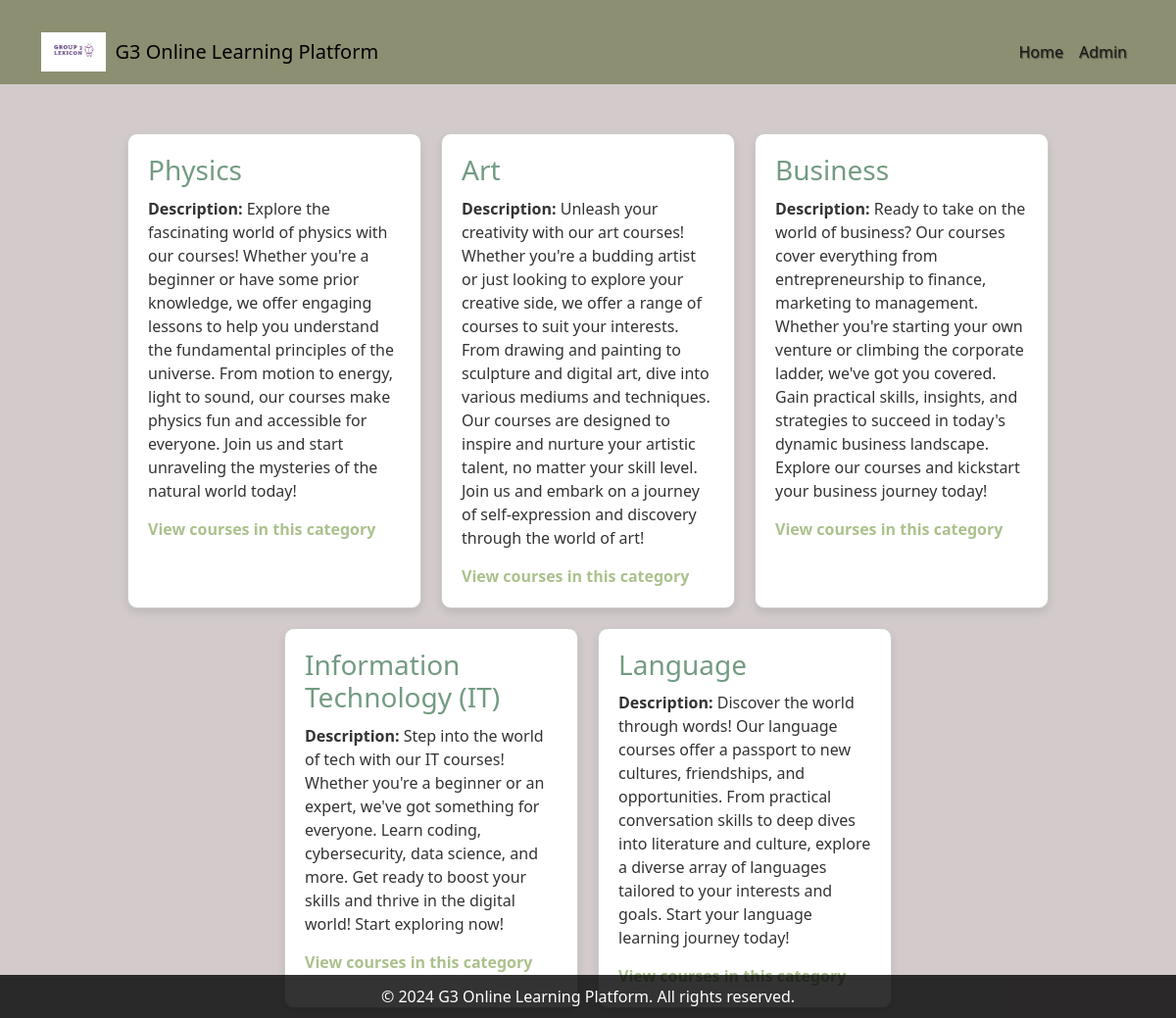
Page /main_app/categories/ on the committed database.
### main_app/models.py (models this page shows, shortened)
class Category(models.Model):
    title = models.CharField(max_length=200)
    description=models.TextField(blank=True)

### main_app/views.py (the view)
# urls.py: path('categories/', views.categories, name='categories'),
def categories(request):
    categories=Category.objects.all()
    return render(request, 'main_app/categories.html', {'categories': categories})

### main_app/templates/main_app/categories.html (shortened to what this page needs)
{% extends "main_app/base.html" %}
{% block body_block %}
<div class="container">
    {% for category in categories %}
    <div class="item">
        <h3>{{ category.title }}</h3>
        <p><strong>Description: </strong> {{ category.description }}</p>
        <a href="{% url 'courses_in_category' category.title %}">View courses in this category</a>
    </div>
    {% endfor %}
</div>
{% endblock %}

### main_app/static/images/styling.css (style rules this page uses)
body { background-size: cover; background-attachment: fixed; background-position: center; background-repeat: no-repeat; }
body { background-color: rgba(201, 191, 191, 0.801) }
.item a { text-decoration: none; color: #497a0876; font-weight: bold; }

### main_app/templates/main_app/categories.html (style rules this page uses)
.container { display: flex; flex-wrap: wrap; justify-content: center; margin-top: 20px; }
.item { border: 1px solid #ccc; padding: 20px; margin: 10px; width: 300px; border-radius: 10px; box-shadow: 0 4px 8px rgba(0, 0, 0, 0.1); transition: transform 0.3s, box-shadow 0.3s; background-color: #fff; }
.item h3 { color: #0a502792; margin-bottom: 10px; }
.item p { color: #333; margin-bottom: 15px; }
.item a { text-decoration: none; color: #497a0876; font-weight: bold; }
body { background-color: rgba(201, 191, 191, 0.801) }

### rows in the picture
Category: title "Physics", description "Explore the fascinating world of physics with our courses! Whether you're a beginner or have some prior knowledge, we offer engaging lessons to help you understand the fundamental principles of the universe. From motion to energy, light to sound, our courses make physics fun and accessible for everyone. Join us and start unraveling the mysteries of the natural world today!"
Category: title "Art", description "Unleash your creativity with our art courses! Whether you're a budding artist or just looking to explore your creative side, we offer a range of courses to suit your interests. From drawing and painting to sculpture and digital art, dive into various mediums and techniques. Our courses are designed to inspire and nurture your artistic talent, no matter your skill level. Join us and embark on a journey of self-expression and discovery through the world of art!"
Category: title "Business", description "Ready to take on the world of business? Our courses cover everything from entrepreneurship to finance, marketing to management. Whether you're starting your own venture or climbing the corporate ladder, we've got you covered. Gain practical skills, insights, and strategies to succeed in today's dynamic business landscape. Explore our courses and kickstart your business journey today!"
Category: title "Information Technology (IT)", description "Step into the world of tech with our IT courses! Whether you're a beginner or an expert, we've got something for everyone. Learn coding, cybersecurity, data science, and more. Get ready to boost your skills and thrive in the digital world! Start exploring now!"
Category: title "Language", description "Discover the world through words! Our language courses offer a passport to new cultures, friendships, and opportunities. From practical conversation skills to deep dives into literature and culture, explore a diverse array of languages tailored to your interests and goals. Start your language learning journey today!"
